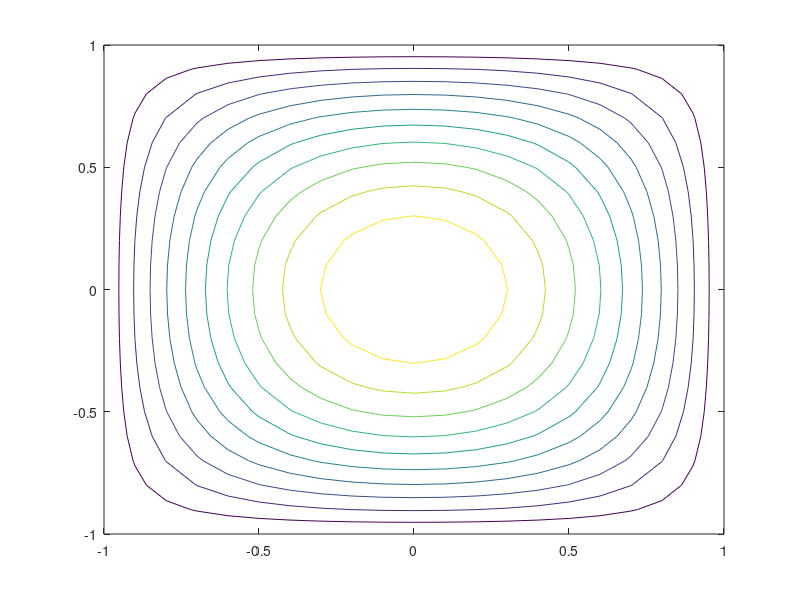
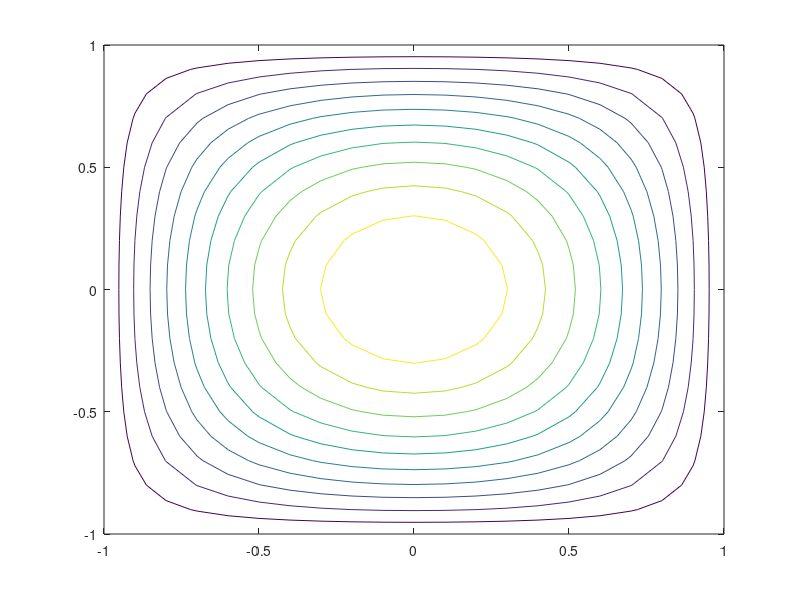
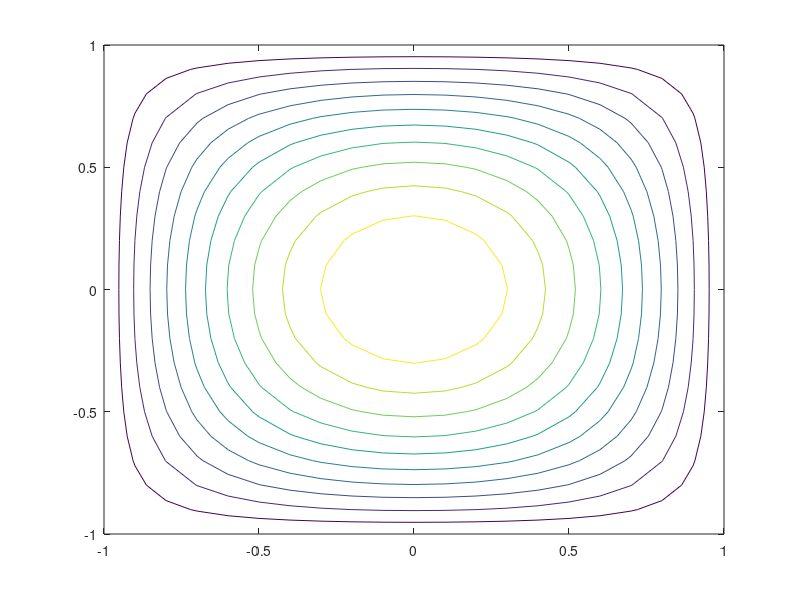
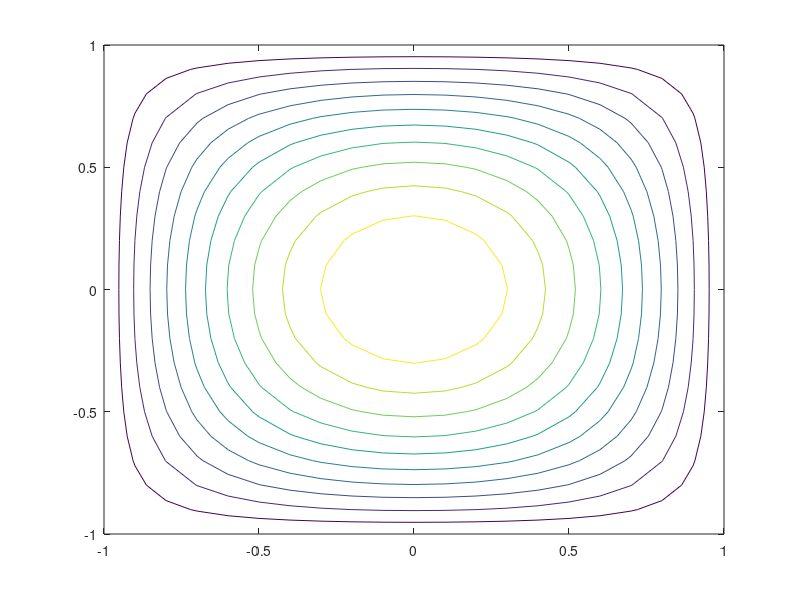

Write the MATLAB code that produced these figures, in order.
%ex5.02 2D Heat Eqn Point Jacopi
clear;
clc;
close all;

maxItterations = 1500;
tol = 1e-4;
omega = 1.8;

M = 21;
L = 1;
alpha = 1;
dx = 2*L/(M-1);

%dirichilet boundary conditions (all set to 0, so no action needed)

%define arrays
x = linspace(-L,L,M);
y = x; %same mesh size in y
u_jacopi = zeros(M,M,maxItterations); %is a 3d matrix, x,y,t, is u(i,j) at timestamp n
u_gausssidel = u_jacopi;
u_SOR = u_jacopi;

%defining exact solution, to use as reference to terminate loop
[X,Y] = meshgrid(x,y); %plotting 2D array onto a contour plot 
f = (X.^2 -1).*(Y.^2 -1);
figure;
contour(X,Y,f);
%contourf(X,Y,f);
hold off;

%building source term
S = 2.* (X.^2 + Y.^2 - 2);

%%Implementing Point-Jacopi
err = 1;% 0.01%percent error, shown by tol. Starts as something that doesn't meet condition
itt = 0;

while (err > tol) && (itt < maxItterations)
    itt = itt+1;
    for j = 2:M-1
        for i = 2:M-1 %remember, is steady, so instead of timestep march, is ittereation step march
            u_jacopi(i,j,itt+1) = 0.25* ( u_jacopi(i+1,j,itt) + u_jacopi(i-1,j,itt) + u_jacopi(i,j+1,itt) + u_jacopi(i,j-1,itt) )...
            -0.25*dx^2 * S(i,j);
        end
    end
    %update error
    err = max( max( abs( f - u_jacopi(:,:,itt+1) ))) / max(max(abs(f))); %is 2d matrix, so take max of the max
end
err
itt_jacopi = itt
figure;
contour(X,Y,u_jacopi(:,:,itt_jacopi))
hold off;

%%FIX BELOW LATER!!!!!!!!

%%Implementing Gauss-Sidel
while (err > tol) && (itt < maxItterations)
    itt = itt+1;
    for j = 2:M-1
        for i = 2:M-1 %remember, is steady, so instead of timestep march, is ittereation step march
            u_gausssidel(i,j,itt+1) = 0.25* ( u_gausssidel(i+1,j,itt) + u_gausssidel(i-1,j,itt+1) + u_gausssidel(i,j+1,itt) + u_gausssidel(i,j-1,itt+1))...
            -0.25*dx^2 * S(i,j);
        end
    end
    %update error
    err = max( max( abs( f - u_gausssidel(:,:,itt+1) )))/ max(max(abs(f))); %is 2d matrix, so take max of the max
end
err
itt_gausssidel = itt
figure;
contour(X,Y,u_jacopi(:,:,itt_gausssidel))
hold off;


%%Implementing Gauss-Sidel SORol) && (itt < maxItterations)
while (err > tol) && (itt < maxItterations)
    itt = itt+1;
    for j = 2:M-1
        for i = 2:M-1 %remember, is steady, so instead of timestep march, is ittereation step march
            %intermediate step
            us = 0.25* ( u_SOR(i+1,j,itt) + u_SOR(i-1,j,itt+1) + u_SOR(i,j+1,itt) + u_SOR(i,j-1,itt+1))...
            -0.25*dx^2 * S(i,j);

            u_SOR(i,j,itt+1) = u_SOR(i,j,itt) + omega*(us-u_SOR(i,j,itt))
        end
    end
    %update error
    err = max( max( abs( f - u_SOR(:,:,itt+1) )))/ max(max(abs(f))); %is 2d matrix, so take max of the max
end
err
itt_SOR = itt
figure;
contour(X,Y,u_jacopi(:,:,itt_SOR))
hold off;

